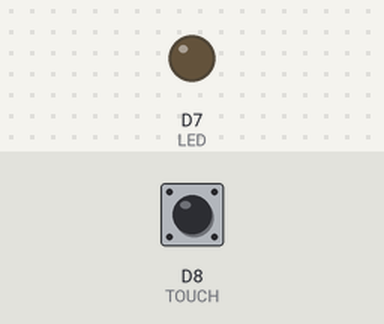
Simulated run of this sketch. Board: ESP8266 (NodeMCU). Shown: output pins drawn as LEDs (lit = HIGH). Dashed ring = blinking. The inputs (shaded band) are chosen by the test bench; at power-on: D8 (TOUCH) LOW.

Above: at 1.4 s.
1.5 s: D8 (TOUCH) pulled HIGH for 1 s
At 2.8 s:
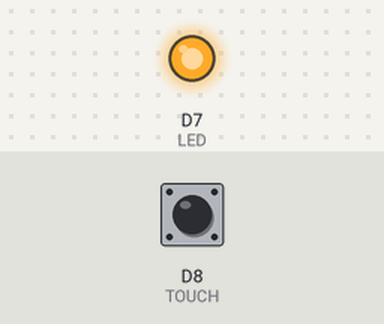
4.0 s: D8 (TOUCH) pulled HIGH for 3.2 s
At 4.32 s:
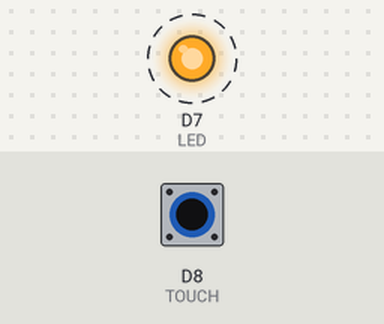
8.7 s: D8 (TOUCH) pulled HIGH for 0.25 s
At 10.1 s:
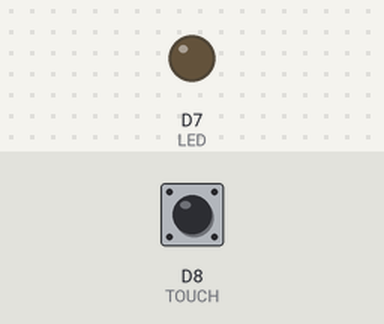
Timing chart, 0 to 11.7 s (numbered marks = the images above; inputs shaded):
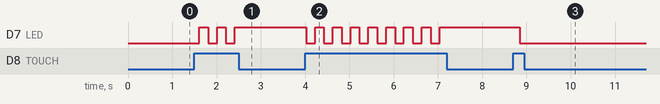

Measured:
- after the input at 1.5 s, D7 (LED): alternates HIGH for 0.20 s and LOW for 0.20 s, 5 changes in all, then stays HIGH, starting after 0.11 s
- after the input at 4.0 s, D7 (LED): alternates HIGH for 0.20 s and LOW for 0.20 s, 16 changes in all, then stays HIGH, starting at once
- after the input at 8.7 s, D7 (LED): HIGH → LOW after 0.15 s

The sketch:

touch-sensor-ttp223-without-debounce.ino
```cpp
#define LED D7
#define TOUCH D8

long oldtime;


void setup() {
  // put your setup code here, to run once:
  pinMode(LED, OUTPUT);
  pinMode(TOUCH, INPUT);

}

void loop() {
  // put your main code here, to run repeatedly:
  if(millis() - oldtime > 200){
    oldtime= millis();

    if(digitalRead(TOUCH)){
      digitalWrite(LED, !digitalRead(LED));
    }


  }

}
```
